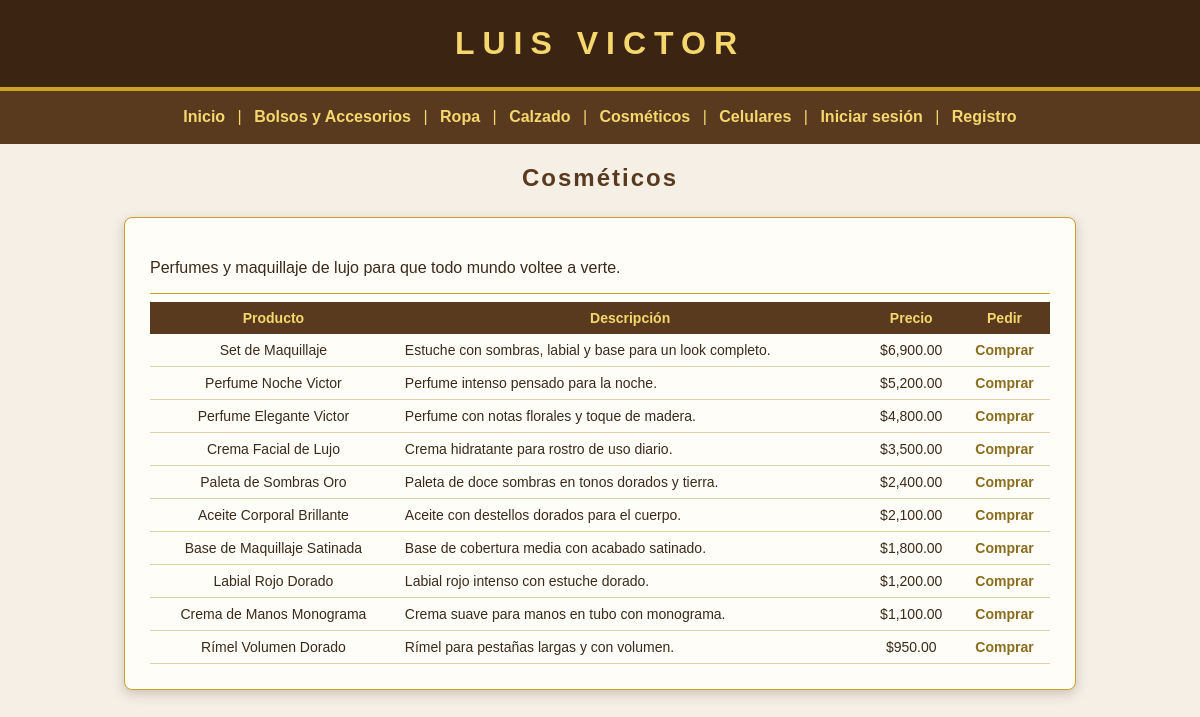
/cosmeticos.php, run on the app's committed database.
### tables this page shows
CREATE TABLE productos (
  id INT AUTO_INCREMENT PRIMARY KEY,
  categoria VARCHAR(50) NOT NULL,
  marca VARCHAR(50) NOT NULL,
  nombre VARCHAR(100) NOT NULL,
  descripcion VARCHAR(200) NOT NULL,
  precio DECIMAL(10,2) NOT NULL
);

### cosmeticos.php (the view, shortened to what this page needs)
<?php
$categoria = "Cosméticos";
require "conexion.php";
$stmt = $conexion->prepare("SELECT id, nombre, descripcion, precio FROM productos WHERE categoria = ? ORDER BY precio DESC");
$stmt->bind_param("s", $categoria);
$stmt->execute();
$productos = $stmt->get_result();
?>
<!DOCTYPE html>
<html>
<head>
  <link rel="stylesheet" href="estilo.css">
</head>
<body>
  <h1>LUIS VICTOR</h1>
  <?php include "menu.php"; ?>
  <h2>Cosméticos</h2>
  <div class="ancho">
    <p>Perfumes y maquillaje de lujo para que todo mundo voltee a verte.</p>
    <hr>
    <table>
      <tr>
        <th>Producto</th>
        <th>Descripción</th>
        <th>Precio</th>
        <th>Pedir</th>
      </tr>
      <?php while ($p = $productos->fetch_assoc()) { ?>
      <tr>
        <td><?php echo htmlspecialchars($p["nombre"]); ?></td>
        <td class="izq"><?php echo htmlspecialchars($p["descripcion"]); ?></td>
        <td>$<?php echo number_format($p["precio"], 2); ?></td>
        <td><a href="tienda.php?producto=<?php echo $p["id"]; ?>">Comprar</a></td>
      </tr>
      <?php } ?>
    </table>
  </div>
</body>
</html>

### estilo.css (style rules this page uses)
body { font-family: Arial, sans-serif; background-color: #f5efe6; color: #3b2a1a; margin: 0; }
h1 { background-color: #3b2412; color: #f5d76e; text-align: center; letter-spacing: 8px; margin: 0; padding: 25px; border-bottom: 4px solid #c9a227; }
h2 { color: #5a3a1e; text-align: center; letter-spacing: 2px; }
div { width: 90%; max-width: 520px; margin: 25px auto; padding: 25px; background-color: #fffdf8; border: 1px solid #c9a227; border-radius: 8px; box-shadow: 0 4px 12px rgba(90, 58, 30, 0.25); }
a { color: #8a6d1d; text-decoration: none; font-weight: bold; }
hr { border: 0; border-top: 1px solid #c9a227; }
table { width: 100%; font-size: 14px; border-collapse: collapse; }
th { background-color: #5a3a1e; color: #f5d76e; padding: 8px; }
td { padding: 8px; text-align: center; border-bottom: 1px solid #e0d2a8; }
div.ancho { max-width: 900px; }
td.izq { text-align: left; }

### data on the page
productos: nombre "Set de Maquillaje", descripcion "Estuche con sombras, labial y base para un look completo.", precio "6,900.00"
productos: nombre "Perfume Noche Victor", descripcion "Perfume intenso pensado para la noche.", precio "5,200.00"
productos: nombre "Perfume Elegante Victor", descripcion "Perfume con notas florales y toque de madera.", precio "4,800.00"
productos: nombre "Crema Facial de Lujo", descripcion "Crema hidratante para rostro de uso diario.", precio "3,500.00"
productos: nombre "Paleta de Sombras Oro", descripcion "Paleta de doce sombras en tonos dorados y tierra.", precio "2,400.00"
productos: nombre "Aceite Corporal Brillante", descripcion "Aceite con destellos dorados para el cuerpo.", precio "2,100.00"
productos: nombre "Base de Maquillaje Satinada", descripcion "Base de cobertura media con acabado satinado.", precio "1,800.00"
productos: nombre "Labial Rojo Dorado", descripcion "Labial rojo intenso con estuche dorado.", precio "1,200.00"
productos: nombre "Crema de Manos Monograma", descripcion "Crema suave para manos en tubo con monograma.", precio "1,100.00"
productos: nombre "Rímel Volumen Dorado", descripcion "Rímel para pestañas largas y con volumen.", precio "950.00"
